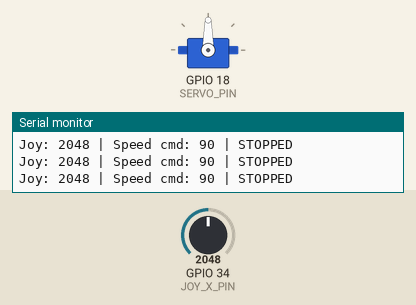
This sketch was run on a simulated ESP32. On the bench: servo, the last lines printed to the serial monitor. Inputs (shaded band) come from the test bench; at power-on: GPIO 34 (JOY_X_PIN) = 2048.

Above: at 1.2 s.
1.3 s: GPIO 34 (JOY_X_PIN) set to 2119
2.8 s: GPIO 34 (JOY_X_PIN) set to 2212
At 3.5 s:
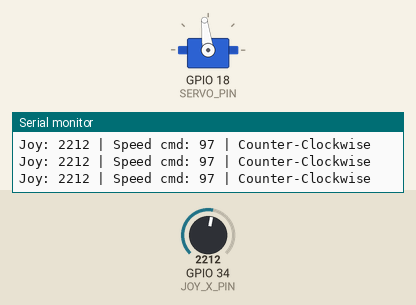
4.7 s: GPIO 34 (JOY_X_PIN) set to 1228
At 5.9 s:
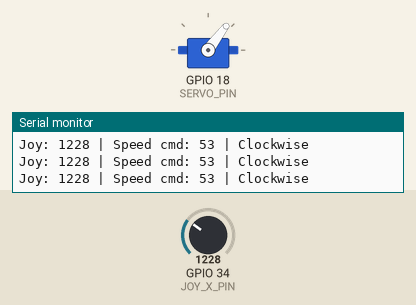
6.2 s: GPIO 34 (JOY_X_PIN) set to 491
At 7.4 s:
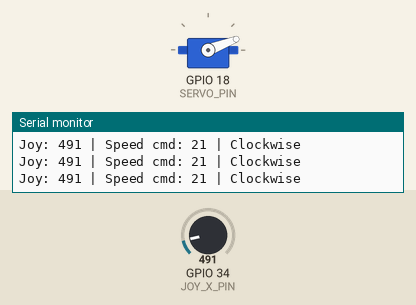
7.7 s: GPIO 34 (JOY_X_PIN) set to 55
At 8.2 s:
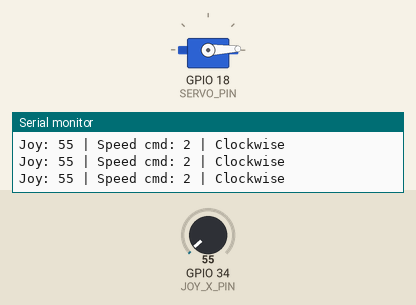
9.2 s: GPIO 34 (JOY_X_PIN) set to 204
At 9.5 s:
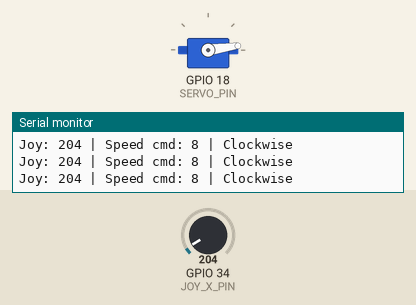
10.7 s: GPIO 34 (JOY_X_PIN) set to 239
At 12.1 s:
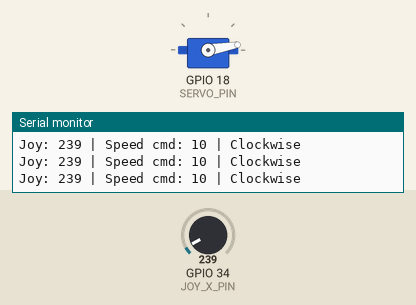
Timing chart, 0 to 13.2 s (numbered marks = the images above; inputs shaded):
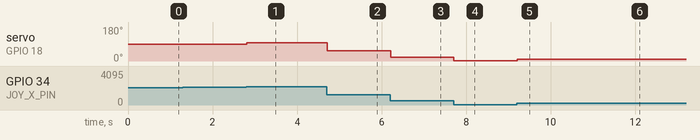

The sketch:

sketch.ino
```cpp
#include <ESP32Servo.h>

const int JOY_X_PIN = 34;   // Joystick horizontal axis
const int SERVO_PIN  = 18;  // 360° continuous servo signal

Servo myServo;

// Deadzone around center to stop the servo (joystick drift fix)
const int DEADZONE = 100;

void setup() {
  Serial.begin(115200);

  ESP32PWM::allocateTimer(0);
  ESP32PWM::allocateTimer(1);
  ESP32PWM::allocateTimer(2);
  ESP32PWM::allocateTimer(3);

  myServo.setPeriodHertz(50);
  myServo.attach(SERVO_PIN, 500, 2400);

  // Stop the servo at start
  myServo.write(90);

  Serial.println("360 Degree Continuous Servo Ready!");
}

void loop() {
  int joyVal = analogRead(JOY_X_PIN);  // 0 to 4095

  // Map joystick to 0-180 range (90 = stop for 360° servo)
  int speed = map(joyVal, 0, 4095, 0, 180);

  // Apply deadzone around center (90) to prevent drift
  if (abs(speed - 90) < DEADZONE / 20) {
    speed = 90;  // Stop
  }

  myServo.write(speed);

  String dir;
  if      (speed < 85)  dir = "Clockwise";
  else if (speed > 95)  dir = "Counter-Clockwise";
  else                  dir = "STOPPED";

  Serial.print("Joy: ");
  Serial.print(joyVal);
  Serial.print(" | Speed cmd: ");
  Serial.print(speed);
  Serial.print(" | ");
  Serial.println(dir);

  delay(20);
}
```

Measured:
- after the input at 2.8 s, servo on GPIO 18 (SERVO_PIN): 90° → 97° at once
- after the input at 4.7 s, servo on GPIO 18 (SERVO_PIN): 97° → 53° at once
- after the input at 6.2 s, servo on GPIO 18 (SERVO_PIN): 53° → 21° at once
- after the input at 7.7 s, servo on GPIO 18 (SERVO_PIN): 21° → 2° at once
- after the input at 9.2 s, servo on GPIO 18 (SERVO_PIN): 2° → 8° at once
- after the input at 10.7 s, servo on GPIO 18 (SERVO_PIN): 8° → 10° at once
